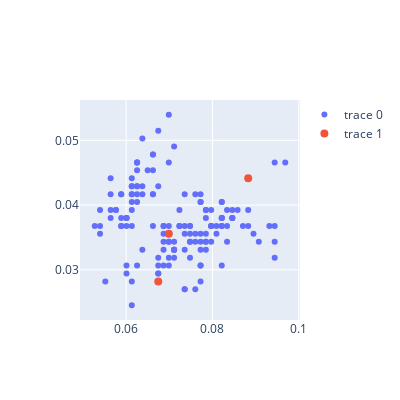

Source (notebook cell):
### Code cell
fig = go.Figure()

fig.add_trace(
    go.Scatter(x=x1, y=x2, 
               mode='markers',
               marker=dict(size=6)))

fig.add_trace(
    go.Scatter(x=centroids[:, 0], y=centroids[:, 1], 
               mode='markers',
               marker=dict(size=8)))


fig.update_layout(width=400, height=400)

### Figure 1 — Plotly figure (JSON) as saved in the notebook; plotly's stock layout.template omitted (floating-point values rounded to 4 significant figures; data arrays with more than 128 entries replaced by an {"elided": "..."} marker saying what was removed)
{"data": [{"marker": {"size": 6}, "mode": "markers", "type": "scatter", "x": {"elided": "150 float values"}, "y": {"elided": "150 float values"}}, {"marker": {"size": 8}, "mode": "markers", "type": "scatter", "x": [0.08829, 0.06989, 0.06744], "y": [0.04414, 0.03556, 0.0282]}], "layout": {"height": 400, "width": 400}}
